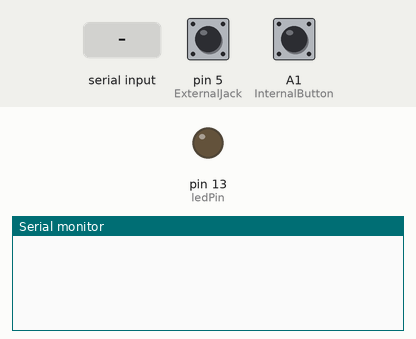
This sketch was run on a simulated Arduino Leonardo, built with avr-gcc and run on an emulated ATmega32U4. Shown: output pins drawn as LEDs (lit = HIGH), the last lines printed to the serial monitor. The test bench sets the inputs (shaded band); at power-on: pin 5 (ExternalJack) HIGH, A1 (InternalButton) HIGH. USB keyboard and mouse output is not drawn.

Above: at 1.2 s.
1.3 s: pin 5 (ExternalJack) pulled LOW for 0.15 s
At 2.8 s:
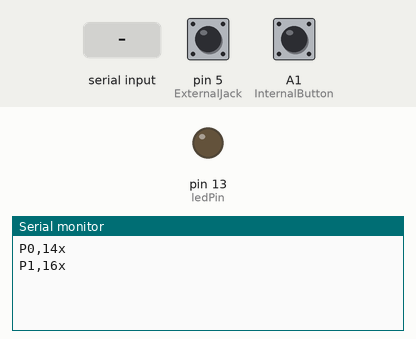
3.1 s: A1 (InternalButton) pulled LOW for 0.15 s
At 4.4 s:
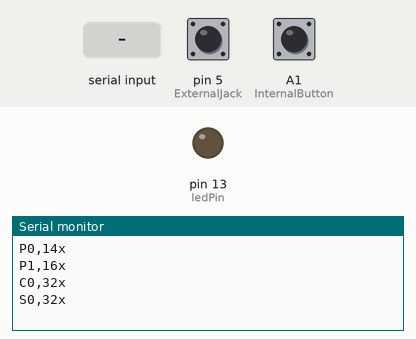
4.7 s: "1" received over the second serial link
At 5.5 s:
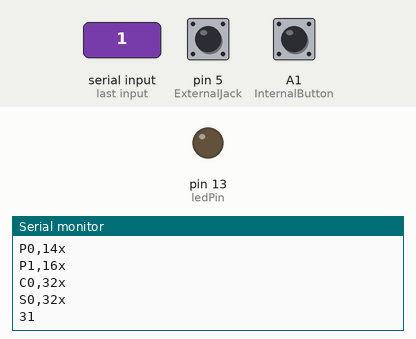

Measured:
- after the input at 1.3 s, the serial monitor: prints a new line after 0.10 s (image 1)
- after the input at 3.1 s, the serial monitor: prints a new line after 0.10 s (image 2)
- after the input at 4.7 s, the serial monitor: prints a new line at once (image 3)

The sketch:

KeyboardAControl.ino
```cpp
/*
  KeyboardAndMouseControl

 Controls the mouse from five pushbuttons on an Arduino Leonardo, Micro or Due.

 Hardware:
 * 5 pushbuttons attached to D2, D3, D4, D5, D6

 The mouse movement is always relative. This sketch reads
 four pushbuttons, and uses them to set the movement of the mouse.

 WARNING:  When you use the Mouse.move() command, the Arduino takes
 over your mouse!  Make sure you have control before you use the mouse commands.

 created 15 Mar 2012
 modified 27 Mar 2012
 by Tom Igoe

 this code is in the public domain

 */

#include "Keyboard.h"
#include "Mouse.h"
/*
  Programa para la gestión del ordenador durante el experimento de la causa-efecto en ASPACE
  El sistema necesita estar conectado con la aplicación Bluetooth de Alex
  Cuando se le da a comenzar en dicha aplicación, recibe un comando GO, que transmite a su vez para
  identificar el momento de comienzo. El stop para el funcionamiento y manda el mensaje ST hacia
  la aplicación. Con ello se sabe, en todo momento cuándo comienza y finaliza el ensayo.

  Existe un pulsador de cuidador y un pulsador de usuario. El pulsador del cuidador se presiona para
  sincronizar la aplicación con Youtube, una vez que se ha iniciado el ensayo (recepción comando GO)
  C0,tiempo,x, y P0,tiempo,x y P1,tiempo,x, junto con el tiempo son los mensajes que se reciben.
  Junto con el mensaje C0,tiempo,x, se manda un mensaje de estado, indicando en cuál está, pero sin
  alterarlo. Tanto el pulsador del cuidador como el del usuario, generan la transmisión de la constante 'k'
  para reproduccir o parar youtube.

  También se transmiten mensajes relacionados con el estado del Arduino, con el formato Sn,tiempo,x, donde
  n puede ser 0,1 y 2. En el estado S2, el Arduino está esperando una pulsación para poner en marcha el video.
  Durante la reproducción del vídeo, el Arduino está en el estado S1 que debe terminar una vez transcurrido
  el tiempo de exposición. Por consiguiente, el tiempo entre S2 y P0 identifica el tiempo de reacción, mientras
  que las pulsaciones P0-P1 durante S1 representan errores de pulsación.

  Estados y eventos en el computador:


              |-----------------|
  ------------|                 |------------------
  S2           S1                S2


  S2: Espera a pulsación. Youtube parado
  S1: Reproducción Youtube durante tiempo estipulado
  P0: Pulsación usuario
  P1: Liberación usuario
  C0: Pulsación cuidador para sincronismo con ordenador

  Tiempo de reacción: Tiempo desde la transición S1-S2 a la pulsación P0
  Errores de comisión: Secuencias P0-P1 durante el estado S1

*/


//Tiempo de exposicion en ticks de 0.1 segundos
#define TIEMPO_EXPOSICION 300
#define STOP 0X40
#define GO 0XF0

//Comentar la siguiente línea si no se quiere mandar los comandos al terminal
#define DEBUG

// set pin numbers for the five buttons:
const int InternalButton = A1;
const int ExternalJack = 5;
const int BluetoothState = 2;
const int ledPin =  13;

int valor=0;
unsigned long myTimeP;
unsigned long tick;
unsigned int tiempo_exposicion;
int state = LOW;


void setup() { // initialize the buttons' inputs:
  pinMode(InternalButton, INPUT_PULLUP);
  pinMode(ExternalJack, INPUT_PULLUP);
  pinMode(BluetoothState, INPUT);
  // initialize the LED pin as an output:
  pinMode(ledPin, OUTPUT);
  Serial.begin(9600);
  Serial1.begin(9600);
  // initialize mouse control:
//  Mouse.begin();
  Keyboard.begin();
  myTimeP = millis();
  tick = 0;
  state = digitalRead(ExternalJack);
  tiempo_exposicion=0;
  //Serial1.println('Hola');
}


void loop(){
  static unsigned long old_tick;
  static unsigned char run;  //Tres estados inicio, run, stop
  int botonusu,botoncuidador;
  char buffer[5];
  unsigned char a;
  char pulsacion=0;
  char pulsacion_cuidador=0;
  static char state_cuidador;

  unsigned long myTime = millis();  //Actualizamos los milisegundos
  if( (myTime-myTimeP)>=100)
  {

    tick++;
    myTimeP = myTime;
    if(tiempo_exposicion>0)
      tiempo_exposicion--;
    /* La variable tick se debe actualizar cada 100ms.
    */
   }

   if(Serial1.available()>0)
   {
      a=Serial1.read();
      #ifdef DEBUG
      Serial.println(a,HEX);
      #endif
      if(a == GO )
      {
          buffer[0]='G';
          buffer[1]='0';
          buffer[2]=',';
          buffer[3]=0;
          Serial1.print(buffer);
          Serial1.print(tick);
          Serial1.print('x');
          #ifdef DEBUG
          Serial.print(buffer);
          Serial.print(tick);
          Serial.print('x');
          #endif
              run=1;
              tiempo_exposicion = TIEMPO_EXPOSICION;
              Keyboard.write('k');
      } else
      if(a == STOP)
      {
          buffer[0]='S';
          buffer[1]='T';
          buffer[2]=',';
          buffer[3]=0;
          Serial1.print(buffer);
          Serial1.print(tick);
          Serial1.print('x');
          #ifdef DEBUG
          Serial.print(buffer);
          Serial.print(tick);
          Serial.print('x');
          #endif
          if(run!=0)
          {
            run=0;
            tiempo_exposicion=0;
            Keyboard.write('k');
          }
       }
    }

  if( (tick -old_tick)>=2)
  {
    /* Cada 200ms se lee el pulsador externo para evitar rebotes*/
    old_tick = tick;
  //  Serial1.println(tick);
    botonusu= digitalRead(ExternalJack);
    botoncuidador = digitalRead(InternalButton);
  //  digitalWrite(ledPin,botonusu);

    switch(state_cuidador)
    {
      case 0:
          if(botoncuidador==0)
          {
            pulsacion_cuidador=1;
            state_cuidador=1;
              buffer[0]='C';
              buffer[1]='0';
              buffer[2]=',';
              buffer[3]=0;
              Serial1.print(buffer);
              Serial1.print(tick);
              Serial1.print('x');
              #ifdef DEBUG
              Serial.print(buffer);
              Serial.print(tick);
              Serial.println('x');
              #endif
                  //run=1;
                  //tiempo_exposicion = TIEMPO_EXPOSICION;
                  Keyboard.write('k');
                  buffer[0]='S';
                  buffer[1]=run+'0';
                  buffer[2]=',';
                  buffer[3]=0;
                  Serial1.print(buffer);
                  Serial1.print(tick);
                  Serial1.print('x');
                  #ifdef DEBUG
                  Serial.print(buffer);
                  Serial.print(tick);
                  Serial.println('x');
                  #endif
          }
          break;
       case 1:
           if(botoncuidador==1)
          {
            state_cuidador=0;
            }

          break;


      }


    switch(state)
    {
        case 1:
            //Estado de reposo;
            if(botonusu==0)
            {
              state=0;
              buffer[0]='P';
              buffer[1]=state+'0';
              buffer[2]=',';
              buffer[3]=0;
              Serial1.print(buffer);
              Serial1.print(tick);
              Serial1.print('x');
              #ifdef DEBUG
              Serial.print(buffer);
              Serial.print(tick);
              Serial.println('x');
              #endif
              pulsacion=1;
              }
            break;
        case 0:
           if(botonusu==1)
           {
              state=1;
              buffer[0]='P';
              buffer[1]=state+'0';
              buffer[2]=',';
              buffer[3]=0;
              Serial1.print(buffer);
              Serial1.print(tick);
              Serial1.print('x');
              #ifdef DEBUG
              Serial.print(buffer);
              Serial.print(tick);
              Serial.println('x');
              #endif
            }
            break;
      }

      switch(run)
      {
        /*  case 0:
              if(pulsacion_cuidador==1)
              {
                  run=1;
                  tiempo_exposicion = TIEMPO_EXPOSICION;
                  Keyboard.write('k');
                  buffer[0]='S';
                  buffer[1]=run+'0';
                  buffer[2]=',';
                  buffer[3]=0;
                  Serial1.print(buffer);
                  Serial1.print(tick);
                  Serial1.print('x');
                  Serial.print(buffer);
              Serial.print(tick);
              Serial.println('x');

               }
              break;*/
          case 1:
              if(tiempo_exposicion==0)
              {
                  run=2;
                  Keyboard.write('k');
                  buffer[0]='S';
                  buffer[1]=run+'0';
                  buffer[2]=',';
                  buffer[3]=0;
                  Serial1.print(buffer);
                  Serial1.print(tick);
                  Serial1.print('x');
                  #ifdef DEBUG
              Serial.print(buffer);
              Serial.print(tick);
              Serial.println('x');
                #endif
                }
              break;
         case 2:
              if(pulsacion)
              {
                  run=1;
                  Keyboard.write('k');
                  tiempo_exposicion = TIEMPO_EXPOSICION;
                  buffer[0]='S';
                  buffer[1]=run+'0';
                  buffer[2]=',';
                  buffer[3]=0;
                  Serial1.print(buffer);
                  Serial1.print(tick);
                  Serial1.print('x');
#ifdef DEBUG
              Serial.print(buffer);
              Serial.print(tick);
              Serial.println('x');
              #endif
              }

              break;

       }

  }


/*k
  switch(state)kkkkkk
  {
    case 0: if(tick>=100){
         state =HIGH;
         tick=0;
      }; break;

    case 1: if( tick>=100){
        state =0;
        tick=0;;
      }; break;
    };
  digitalWrite(ledPin,state);*/

  // use the pushbuttons to control the keyboard:
 /* if (digitalRead(upButton) == HIGH) {
    Keyboard.write('u');
  }
  if (digitalRead(downButton) == HIGH) {
    Keyboard.write('d');
  }
  if (digitalRead(leftButton) == HIGH) {
    Keyboard.write('l');
  }
  if (digitalRead(rightButton) == HIGH) {
    Keyboard.write('r');
  }
  if (digitalRead(mouseButton) == HIGH) {
    Keyboard.write('m');
  }
*/
}
```
